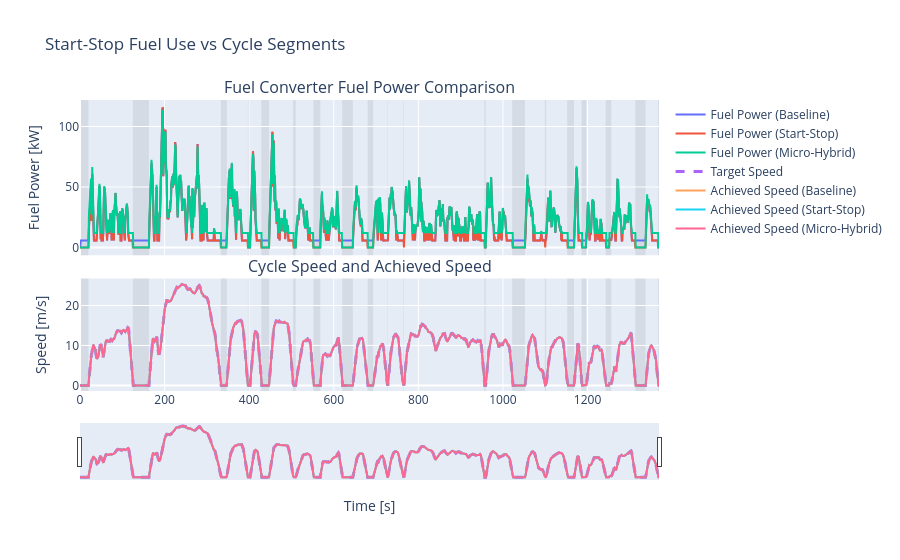

The cell this chart's notebook holds for it:
### Markdown cell above
## Visualizing Fuel Converter Behavior

The plot below combines fuel power and cycle speed in one shared-time figure.

What to look for:

- Gray shaded windows mark near-stopped segments of the cycle.
- In those windows, start-stop and micro-hybrid traces should show lower fuel power than baseline.
- During moving segments, traces should be closer, indicating that differences are concentrated around idle-related operation.

Use the time-range slider to zoom into specific stops and compare fuel-use behavior against those cycle segments.

### Code cell
from plotly.subplots import make_subplots

time = df["cyc.time_seconds"]
speed_target = df["cyc.speed_meters_per_second"]
stopped_mask = speed_target <= 0.5
starts = stopped_mask & ~stopped_mask.shift(1, fill_value=False)
ends = stopped_mask & ~stopped_mask.shift(-1, fill_value=False)

fig = make_subplots(
    rows=2,
    cols=1,
    shared_xaxes=True,
    vertical_spacing=0.08,
    row_heights=[0.58, 0.42],
    subplot_titles=(
        "Fuel Converter Fuel Power Comparison",
        "Cycle Speed and Achieved Speed",
    ),
)

fig.add_trace(
    go.Scatter(
        x=df["cyc.time_seconds"],
        y=df["veh.pt_type.Conv.fc.history.pwr_fuel_watts"] / 1e3,
        name="Fuel Power (Baseline)",
    ),
    row=1,
    col=1,
)
fig.add_trace(
    go.Scatter(
        x=df_ss["cyc.time_seconds"],
        y=df_ss["veh.pt_type.Conv.fc.history.pwr_fuel_watts"] / 1e3,
        name="Fuel Power (Start-Stop)",
    ),
    row=1,
    col=1,
)
fig.add_trace(
    go.Scatter(
        x=df_uhev["cyc.time_seconds"],
        y=df_uhev["veh.pt_type.HEV.fc.history.pwr_fuel_watts"] / 1e3,
        name="Fuel Power (Micro-Hybrid)",
    ),
    row=1,
    col=1,
)

fig.add_trace(
    go.Scatter(
        x=df["cyc.time_seconds"],
        y=df["cyc.speed_meters_per_second"],
        name="Target Speed",
        line={"dash": "dash", "width": 3},
    ),
    row=2,
    col=1,
)
fig.add_trace(
    go.Scatter(
        x=df["cyc.time_seconds"],
        y=df["veh.history.speed_ach_meters_per_second"],
        name="Achieved Speed (Baseline)",
    ),
    row=2,
    col=1,
)
fig.add_trace(
    go.Scatter(
        x=df_ss["cyc.time_seconds"],
        y=df_ss["veh.history.speed_ach_meters_per_second"],
        name="Achieved Speed (Start-Stop)",
    ),
    row=2,
    col=1,
)
fig.add_trace(
    go.Scatter(
        x=df_uhev["cyc.time_seconds"],
        y=df_uhev["veh.history.speed_ach_meters_per_second"],
        name="Achieved Speed (Micro-Hybrid)",
    ),
    row=2,
    col=1,
)

for x0, x1 in zip(time[starts], time[ends]):
    fig.add_vrect(
        x0=x0,
        x1=x1,
        fillcolor="rgba(128, 128, 128, 0.16)",
        line_width=0,
        layer="below",
        row="all",
        col=1,
    )

fig.update_layout(
    title="Start-Stop Fuel Use vs Cycle Segments",
    hovermode="x unified",
)
fig.update_yaxes(title_text="Fuel Power [kW]", row=1, col=1)
fig.update_yaxes(title_text="Speed [m/s]", row=2, col=1)
fig.update_xaxes(title_text="Time [s]", row=2, col=1, rangeslider_visible=True)

fig.show()

### Figure 1 — Plotly figure (JSON) as saved in the notebook; plotly's stock layout.template omitted (floating-point values rounded to 4 significant figures; data arrays with more than 128 entries replaced by an {"elided": "..."} marker saying what was removed)
{"data": [{"name": "Fuel Power (Baseline)", "type": "scatter", "x": {"elided": "1370 float values"}, "xaxis": "x", "y": {"elided": "1370 float values"}, "yaxis": "y"}, {"name": "Fuel Power (Start-Stop)", "type": "scatter", "x": {"elided": "1370 float values"}, "xaxis": "x", "y": {"elided": "1370 float values"}, "yaxis": "y"}, {"name": "Fuel Power (Micro-Hybrid)", "type": "scatter", "x": {"elided": "1370 float values"}, "xaxis": "x", "y": {"elided": "1370 float values"}, "yaxis": "y"}, {"line": {"dash": "dash", "width": 3}, "name": "Target Speed", "type": "scatter", "x": {"elided": "1370 float values"}, "xaxis": "x2", "y": {"elided": "1370 float values"}, "yaxis": "y2"}, {"name": "Achieved Speed (Baseline)", "type": "scatter", "x": {"elided": "1370 float values"}, "xaxis": "x2", "y": {"elided": "1370 float values"}, "yaxis": "y2"}, {"name": "Achieved Speed (Start-Stop)", "type": "scatter", "x": {"elided": "1370 float values"}, "xaxis": "x2", "y": {"elided": "1370 float values"}, "yaxis": "y2"}, {"name": "Achieved Speed (Micro-Hybrid)", "type": "scatter", "x": {"elided": "1370 float values"}, "xaxis": "x2", "y": {"elided": "1370 float values"}, "yaxis": "y2"}], "layout": {"annotations": [{"font": {"size": 16}, "showarrow": false, "text": "Fuel Converter Fuel Power Comparison", "x": 0.5, "xanchor": "center", "xref": "paper", "y": 1, "yanchor": "bottom", "yref": "paper"}, {"font": {"size": 16}, "showarrow": false, "text": "Cycle Speed and Achieved Speed", "x": 0.5, "xanchor": "center", "xref": "paper", "y": 0.3864, "yanchor": "bottom", "yref": "paper"}], "hovermode": "x unified", "shapes": [{"fillcolor": "rgba(128, 128, 128, 0.16)", "layer": "below", "line": {"width": 0}, "type": "rect", "x0": 0, "x1": 20, "xref": "x", "y0": 0, "y1": 1, "yref": "y domain"}, {"fillcolor": "rgba(128, 128, 128, 0.16)", "layer": "below", "line": {"width": 0}, "type": "rect", "x0": 0, "x1": 20, "xref": "x2", "y0": 0, "y1": 1, "yref": "y2 domain"}, {"fillcolor": "rgba(128, 128, 128, 0.16)", "layer": "below", "line": {"width": 0}, "type": "rect", "x0": 125, "x1": 163, "xref": "x", "y0": 0, "y1": 1, "yref": "y domain"}, {"fillcolor": "rgba(128, 128, 128, 0.16)", "layer": "below", "line": {"width": 0}, "type": "rect", "x0": 125, "x1": 163, "xref": "x2", "y0": 0, "y1": 1, "yref": "y2 domain"}, {"fillcolor": "rgba(128, 128, 128, 0.16)", "layer": "below", "line": {"width": 0}, "type": "rect", "x0": 333, "x1": 347, "xref": "x", "y0": 0, "y1": 1, "yref": "y domain"}, {"fillcolor": "rgba(128, 128, 128, 0.16)", "layer": "below", "line": {"width": 0}, "type": "rect", "x0": 333, "x1": 347, "xref": "x2", "y0": 0, "y1": 1, "yref": "y2 domain"}, {"fillcolor": "rgba(128, 128, 128, 0.16)", "layer": "below", "line": {"width": 0}, "type": "rect", "x0": 397, "x1": 402, "xref": "x", "y0": 0, "y1": 1, "yref": "y domain"}, {"fillcolor": "rgba(128, 128, 128, 0.16)", "layer": "below", "line": {"width": 0}, "type": "rect", "x0": 397, "x1": 402, "xref": "x2", "y0": 0, "y1": 1, "yref": "y2 domain"}, {"fillcolor": "rgba(128, 128, 128, 0.16)", "layer": "below", "line": {"width": 0}, "type": "rect", "x0": 429, "x1": 447, "xref": "x", "y0": 0, "y1": 1, "yref": "y domain"}, {"fillcolor": "rgba(128, 128, 128, 0.16)", "layer": "below", "line": {"width": 0}, "type": "rect", "x0": 429, "x1": 447, "xref": "x2", "y0": 0, "y1": 1, "yref": "y2 domain"}, {"fillcolor": "rgba(128, 128, 128, 0.16)", "layer": "below", "line": {"width": 0}, "type": "rect", "x0": 504, "x1": 510, "xref": "x", "y0": 0, "y1": 1, "yref": "y domain"}, {"fillcolor": "rgba(128, 128, 128, 0.16)", "layer": "below", "line": {"width": 0}, "type": "rect", "x0": 504, "x1": 510, "xref": "x2", "y0": 0, "y1": 1, "yref": "y2 domain"}, {"fillcolor": "rgba(128, 128, 128, 0.16)", "layer": "below", "line": {"width": 0}, "type": "rect", "x0": 552, "x1": 568, "xref": "x", "y0": 0, "y1": 1, "yref": "y domain"}, {"fillcolor": "rgba(128, 128, 128, 0.16)", "layer": "below", "line": {"width": 0}, "type": "rect", "x0": 552, "x1": 568, "xref": "x2", "y0": 0, "y1": 1, "yref": "y2 domain"}, {"fillcolor": "rgba(128, 128, 128, 0.16)", "layer": "below", "line": {"width": 0}, "type": "rect", "x0": 620, "x1": 645, "xref": "x", "y0": 0, "y1": 1, "yref": "y domain"}, {"fillcolor": "rgba(128, 128, 128, 0.16)", "layer": "below", "line": {"width": 0}, "type": "rect", "x0": 620, "x1": 645, "xref": "x2", "y0": 0, "y1": 1, "yref": "y2 domain"}, {"fillcolor": "rgba(128, 128, 128, 0.16)", "layer": "below", "line": {"width": 0}, "type": "rect", "x0": 680, "x1": 693, "xref": "x", "y0": 0, "y1": 1, "yref": "y domain"}, {"fillcolor": "rgba(128, 128, 128, 0.16)", "layer": "below", "line": {"width": 0}, "type": "rect", "x0": 680, "x1": 693, "xref": "x2", "y0": 0, "y1": 1, "yref": "y2 domain"}, {"fillcolor": "rgba(128, 128, 128, 0.16)", "layer": "below", "line": {"width": 0}, "type": "rect", "x0": 727, "x1": 728, "xref": "x", "y0": 0, "y1": 1, "yref": "y domain"}, {"fillcolor": "rgba(128, 128, 128, 0.16)", "layer": "below", "line": {"width": 0}, "type": "rect", "x0": 727, "x1": 728, "xref": "x2", "y0": 0, "y1": 1, "yref": "y2 domain"}, {"fillcolor": "rgba(128, 128, 128, 0.16)", "layer": "below", "line": {"width": 0}, "type": "rect", "x0": 765, "x1": 766, "xref": "x", "y0": 0, "y1": 1, "yref": "y domain"}, {"fillcolor": "rgba(128, 128, 128, 0.16)", "layer": "below", "line": {"width": 0}, "type": "rect", "x0": 765, "x1": 766, "xref": "x2", "y0": 0, "y1": 1, "yref": "y2 domain"}, {"fillcolor": "rgba(128, 128, 128, 0.16)", "layer": "below", "line": {"width": 0}, "type": "rect", "x0": 956, "x1": 959, "xref": "x", "y0": 0, "y1": 1, "yref": "y domain"}, {"fillcolor": "rgba(128, 128, 128, 0.16)", "layer": "below", "line": {"width": 0}, "type": "rect", "x0": 956, "x1": 959, "xref": "x2", "y0": 0, "y1": 1, "yref": "y2 domain"}, {"fillcolor": "rgba(128, 128, 128, 0.16)", "layer": "below", "line": {"width": 0}, "type": "rect", "x0": 1022, "x1": 1052, "xref": "x", "y0": 0, "y1": 1, "yref": "y domain"}, {"fillcolor": "rgba(128, 128, 128, 0.16)", "layer": "below", "line": {"width": 0}, "type": "rect", "x0": 1022, "x1": 1052, "xref": "x2", "y0": 0, "y1": 1, "yref": "y2 domain"}, {"fillcolor": "rgba(128, 128, 128, 0.16)", "layer": "below", "line": {"width": 0}, "type": "rect", "x0": 1099, "x1": 1102, "xref": "x", "y0": 0, "y1": 1, "yref": "y domain"}, {"fillcolor": "rgba(128, 128, 128, 0.16)", "layer": "below", "line": {"width": 0}, "type": "rect", "x0": 1099, "x1": 1102, "xref": "x2", "y0": 0, "y1": 1, "yref": "y2 domain"}, {"fillcolor": "rgba(128, 128, 128, 0.16)", "layer": "below", "line": {"width": 0}, "type": "rect", "x0": 1152, "x1": 1168, "xref": "x", "y0": 0, "y1": 1, "yref": "y domain"}, {"fillcolor": "rgba(128, 128, 128, 0.16)", "layer": "below", "line": {"width": 0}, "type": "rect", "x0": 1152, "x1": 1168, "xref": "x2", "y0": 0, "y1": 1, "yref": "y2 domain"}, {"fillcolor": "rgba(128, 128, 128, 0.16)", "layer": "below", "line": {"width": 0}, "type": "rect", "x0": 1186, "x1": 1197, "xref": "x", "y0": 0, "y1": 1, "yref": "y domain"}, {"fillcolor": "rgba(128, 128, 128, 0.16)", "layer": "below", "line": {"width": 0}, "type": "rect", "x0": 1186, "x1": 1197, "xref": "x2", "y0": 0, "y1": 1, "yref": "y2 domain"}, {"fillcolor": "rgba(128, 128, 128, 0.16)", "layer": "below", "line": {"width": 0}, "type": "rect", "x0": 1243, "x1": 1256, "xref": "x", "y0": 0, "y1": 1, "yref": "y domain"}, {"fillcolor": "rgba(128, 128, 128, 0.16)", "layer": "below", "line": {"width": 0}, "type": "rect", "x0": 1243, "x1": 1256, "xref": "x2", "y0": 0, "y1": 1, "yref": "y2 domain"}, {"fillcolor": "rgba(128, 128, 128, 0.16)", "layer": "below", "line": {"width": 0}, "type": "rect", "x0": 1313, "x1": 1337, "xref": "x", "y0": 0, "y1": 1, "yref": "y domain"}, {"fillcolor": "rgba(128, 128, 128, 0.16)", "layer": "below", "line": {"width": 0}, "type": "rect", "x0": 1313, "x1": 1337, "xref": "x2", "y0": 0, "y1": 1, "yref": "y2 domain"}, {"fillcolor": "rgba(128, 128, 128, 0.16)", "layer": "below", "line": {"width": 0}, "type": "rect", "x0": 1367, "x1": 1369, "xref": "x", "y0": 0, "y1": 1, "yref": "y domain"}, {"fillcolor": "rgba(128, 128, 128, 0.16)", "layer": "below", "line": {"width": 0}, "type": "rect", "x0": 1367, "x1": 1369, "xref": "x2", "y0": 0, "y1": 1, "yref": "y2 domain"}], "title": {"text": "Start-Stop Fuel Use vs Cycle Segments"}, "xaxis": {"anchor": "y", "domain": [0, 1], "matches": "x2", "showticklabels": false}, "xaxis2": {"anchor": "y2", "domain": [0, 1], "rangeslider": {"visible": true}, "title": {"text": "Time [s]"}}, "yaxis": {"anchor": "x", "domain": [0.4664, 1], "title": {"text": "Fuel Power [kW]"}}, "yaxis2": {"anchor": "x2", "domain": [0, 0.3864], "title": {"text": "Speed [m/s]"}}}}
